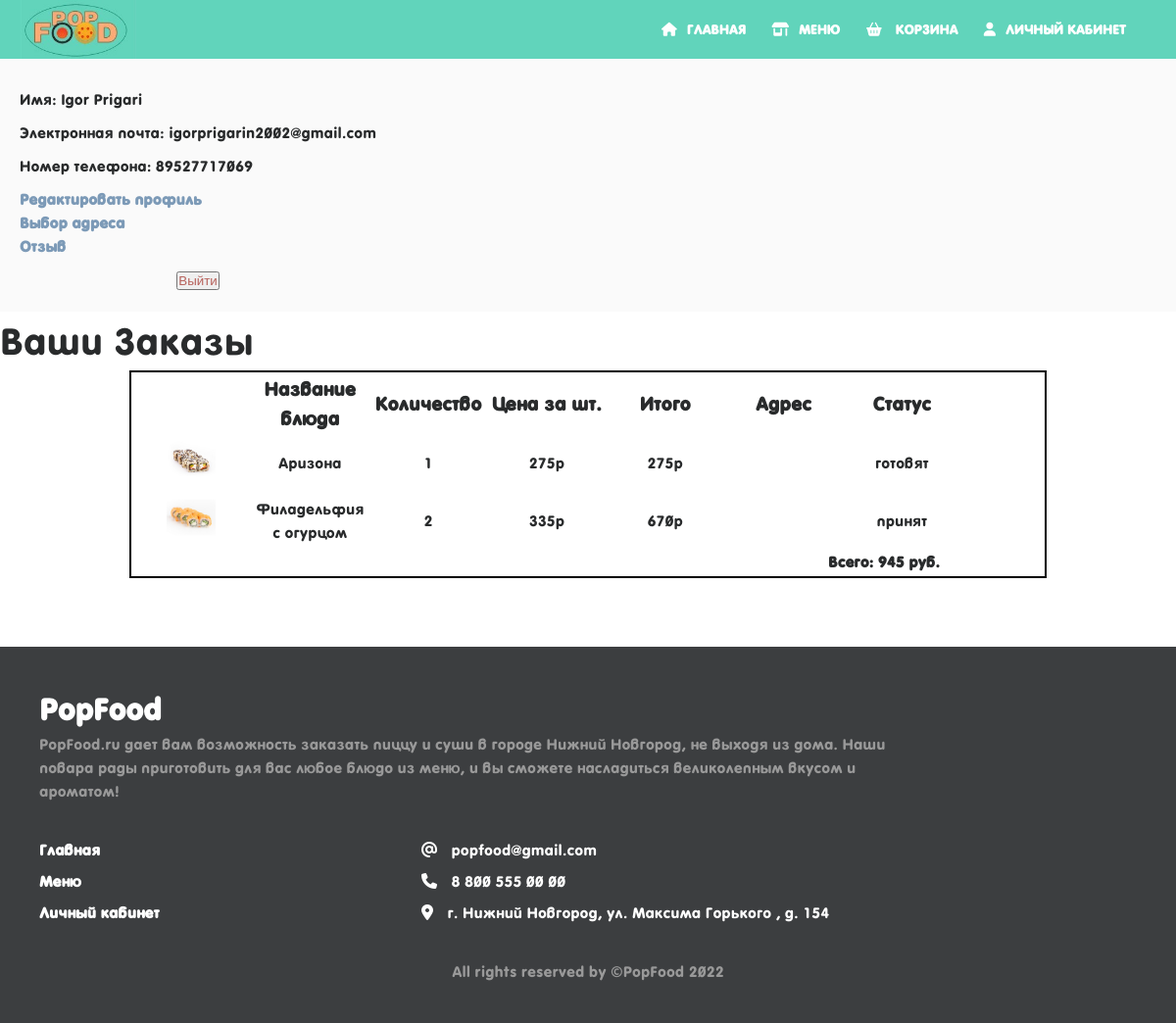
Page /index.php?page=profile (signed in) on the committed database.
### tables this page shows
CREATE TABLE `users` (
  `id` int NOT NULL,
  `name` varchar(100) NOT NULL,
  `login` varchar(100) NOT NULL,
  `email` varchar(100) NOT NULL,
  `password` varchar(100) NOT NULL,
  `phone` varchar(100) NOT NULL,
  `role` tinyint(1) DEFAULT '0',
  `id_addr` int DEFAULT NULL
);

CREATE TABLE `basket` (
  `id` int NOT NULL,
  `id_user` int NOT NULL,
  `id_product` int NOT NULL,
  `number_product` int NOT NULL,
  `id_status` int NOT NULL
);

CREATE TABLE `products` (
  `id` int NOT NULL,
  `name` varchar(120) NOT NULL,
  `category` int NOT NULL,
  `comp` varchar(200) NOT NULL,
  `imgs` varchar(20) NOT NULL,
  `price` int NOT NULL,
  `weight` varchar(60) NOT NULL
);

CREATE TABLE `status` (
  `id` int NOT NULL,
  `status` varchar(20) NOT NULL
);

### authorization/profile.php (the view, shortened to what this page needs)
<?php
$id_user = $_SESSION['user']['id'];
$sql_user = $link->query("SELECT * FROM `users` where `id`=$id_user");
foreach ($sql_user as $user):
 ?>
 <div class="user_profile">
   <form action="authorization/handler_form/logout.php">
       <div style="display: flex;">
           <div style="margin: 20px;">
               <p style="margin: 10px 0;">Имя: <?php echo $user['name']; ?></p>
               <p style="margin: 10px 0;">Электронная почта: <?php echo $user['email']; ?></p>
               <p style="margin: 10px 0;">Номер телефона: <?php echo $user['phone']; ?></p>
               <a href="index.php?page=change">Редактировать профиль</a>
               <a href="index.php?page=address">Выбор адреса</a>
               <a href="index.php?page=reviews">Отзыв</a>
               <div align="center" style="margin-top: 10px;">
                   <button class="logout custom-button" type="submit">Выйти</button>
               </div>
           </div>
       </div>
   </form>
</div>
<?php endforeach ?>
<form>
   <table class="tableProfile">
    <h2 style="font-size: 40px;">Ваши Заказы</h2>
    <tr>
        <td></td>
        <td style="font-size: 20px;"><b>Название блюда</b></td>
        <td style="font-size: 20px;"><b>Количество</b></td>
        <td style="font-size: 20px;"><b>Цена за шт.</b></td>
        <td style="font-size: 20px;"><b>Итого</b></td>
        <td style="font-size: 20px;"><b>Адрес</b></td>
        <td style="font-size: 20px;"><b>Статус</b></td>
        <td></td>
    </tr>
    <?php
    $sql_m      = $link->query("SELECT * FROM `products`");
    $sql_s      = $link->query("SELECT * FROM `status`");
    $Sum        = 0;
    $sql_basket = $link->query("SELECT * FROM `basket`");
    if (isset($sql_basket)) {
        foreach ($sql_basket as $basket) {
            if ($basket['id_user'] == $id_user) {
                $a      = $basket['id_product'];
                $stat     = $basket['id_status'];
                $kol    = $basket['number_product'];
                $good_m = [];
                foreach ($sql_m as $product_m) {
                    if ($product_m['id'] == $a) {
                        $good_m = $product_m;
                        break;
                    }
                }
                $good_s = [];
                foreach ($sql_s as $status) {
                    if ($status['id'] == $stat) {
                        $good_s = $status;
                        break;
                    }
                }
            ?>
            <tr>
                <td>
                    <img width="50px" height="50px" src="<?php echo $good_m['imgs']; ?>" />
                </td>
                <td><?php
                echo $good_m['name'];
            ?></td>
            <td> <?php echo $kol; ?> </td>
            <td><?php echo $good_m['price'] . 'р'; ?></td>
            <td><?php echo $kol * $good_m['price'] . 'р'; ?></td>
            <td><?php echo $addr; ?></td>
            <td> <?php echo $good_s['status']; ?> </td>
        </tr>
        <?php
        $Sum += $kol * $good_m['price'];
    }
}
}
?>
<tr>
    <td></td>
    <td></td>
    <td></td>
    <td></td>
    <td></td>
    <td align="right" colspan="5"><b> <?php echo 'Всего: ' . $Sum ?></b><b> руб.</b>
            </td>
        </tr>
    </table>
</form>

### styles/footer.css (style rules this page uses)
*, *:before, *:after { box-sizing: border-box; }
body { display: grid; }
h2 { font-weight: 400; font-size: 15px; }

### styles/page.css (style rules this page uses)
* { padding: 0; margin: 0; text-decoration: none; list-style: none; }
body { font-family: 'M PLUS Rounded 1c', sans-serif; }

### authorization/css/main.css (style rules this page uses)
.tableProfile td { text-align: center; width: 13%; max-width: 13%; margin: 0; padding: 0; }
.tableProfile { width: 78%; margin-right: 11%; margin-left: 11%; border: 2px solid #000; }
a { color: #7c9ab7; font-weight: bold; text-decoration: none; }
.user_profile form { background-color: #FAFAFA; }
.logout { color: #b7625c; }

### styles/basket.css (style rules this page uses)
body { font-family: 'VAG Round Cyrillic', serif; font-size: 16px; font-weight: 400; line-height: 1.5; color: #292b2c; background-color: #fff; }

### rows in the picture
users: name "Igor Prigari", email "igorprigarin2002@gmail.com", phone "89527717069"
basket: shows a picture, id_product.name "Аризона", number_product "1", id_product.price "275", $kol*$good_m['price'] "275", id_status.status "готовят"
basket: shows a picture, id_product.name "Филадельфия с огурцом", number_product "2", id_product.price "335", $kol*$good_m['price'] "670", id_status.status "принят"

### other values in the picture
$Sum "945"
